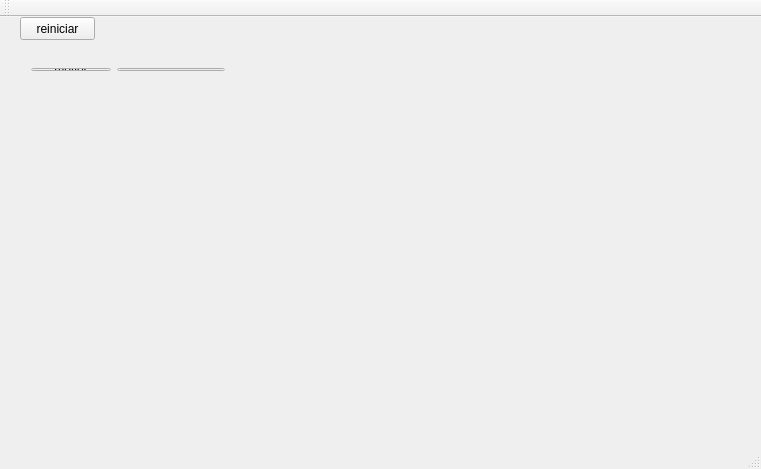
<?xml version="1.0" encoding="UTF-8"?>
<ui version="4.0">
 <class>animacion</class>
 <widget class="QMainWindow" name="animacion">
  <property name="geometry">
   <rect>
    <x>0</x>
    <y>0</y>
    <width>761</width>
    <height>469</height>
   </rect>
  </property>
  <property name="windowTitle">
   <string>animacion</string>
  </property>
  <widget class="QWidget" name="centralWidget">
   <widget class="QPushButton" name="pushButton">
    <property name="geometry">
     <rect>
      <x>20</x>
      <y>0</y>
      <width>75</width>
      <height>23</height>
     </rect>
    </property>
    <property name="text">
     <string>reiniciar</string>
    </property>
   </widget>
   <widget class="QWidget" name="layoutWidget">
    <property name="geometry">
     <rect>
      <x>430</x>
      <y>10</y>
      <width>291</width>
      <height>201</height>
     </rect>
    </property>
    <layout class="QVBoxLayout" name="pantalla">
     <property name="topMargin">
      <number>0</number>
     </property>
    </layout>
   </widget>
   <widget class="QWidget" name="layoutWidget">
    <property name="geometry">
     <rect>
      <x>20</x>
      <y>40</y>
      <width>216</width>
      <height>25</height>
     </rect>
    </property>
    <layout class="QHBoxLayout" name="horizontalLayout">
     <item>
      <widget class="QPushButton" name="mover">
       <property name="text">
        <string>&amp;mover</string>
       </property>
      </widget>
     </item>
     <item>
      <widget class="QLineEdit" name="valor">
       <property name="maxLength">
        <number>888</number>
       </property>
      </widget>
     </item>
    </layout>
   </widget>
  </widget>
  <widget class="QMenuBar" name="menuBar">
   <property name="geometry">
    <rect>
     <x>0</x>
     <y>0</y>
     <width>761</width>
     <height>21</height>
    </rect>
   </property>
  </widget>
  <widget class="QToolBar" name="mainToolBar">
   <attribute name="toolBarArea">
    <enum>TopToolBarArea</enum>
   </attribute>
   <attribute name="toolBarBreak">
    <bool>false</bool>
   </attribute>
  </widget>
  <widget class="QStatusBar" name="statusBar"/>
 </widget>
 <layoutdefault spacing="6" margin="11"/>
 <resources/>
 <connections/>
</ui>
